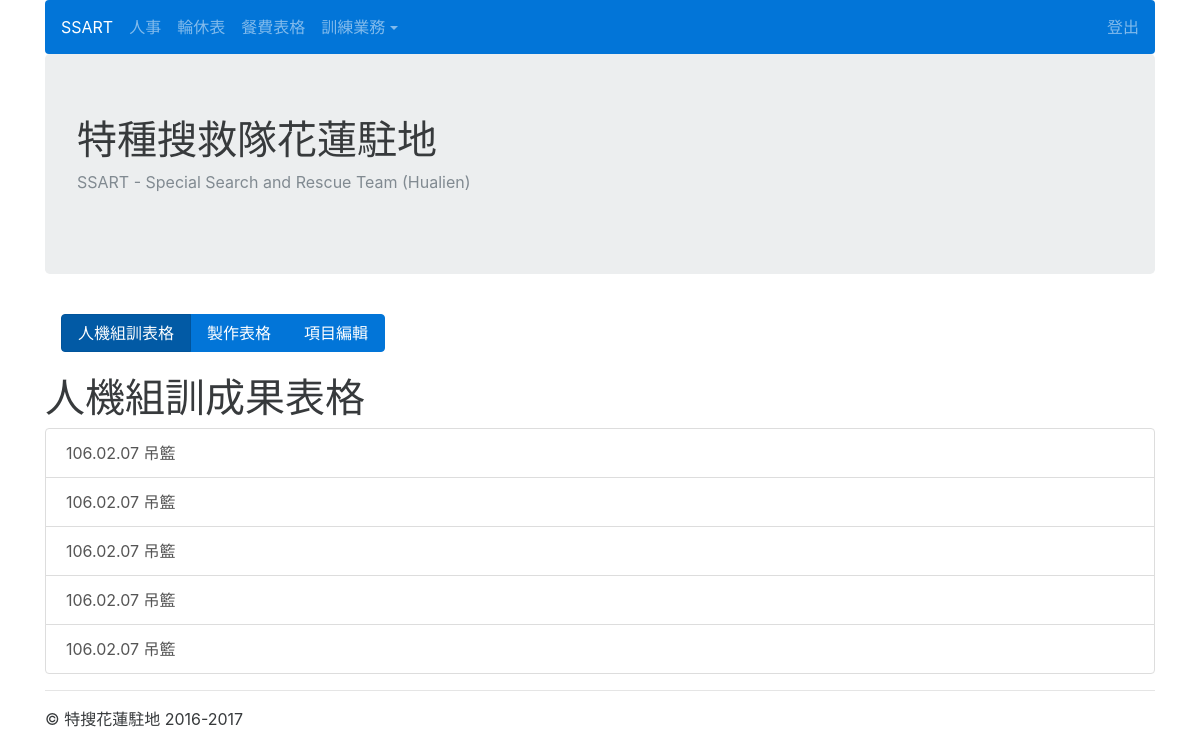
Page /train/zuxun (signed in) on the committed database.
### train/models.py (models this page shows, shortened)
class ZuXunTable(models.Model):
	session = models.CharField(max_length=50)
	date = models.CharField(max_length=20)
	img = models.FileField(upload_to=upload_location_zuxun)
	img2 = models.FileField(upload_to=upload_location_zuxun)
	class Meta:
		ordering = ['-pk']
	def get_absolute_url(self):
		return reverse ('zuxun_table_detail', kwargs={'pk':self.pk})

### train/views.py (the view)
@login_required
def zuxun_table_list(request):
	zuxuns = ZuXunTable.objects.all()
	context = {
	'zuxuns': zuxuns,
	}
	return render(request, 'zuxun_table_list.html', context)

### train/templates/zuxun_table_list.html
{% extends 'base.html' %}
{% block content %}
<nav class="navbar">
	<div class="btn-group">
		<a href={% url 'zuxun_table_list' %} class="btn btn-primary active">人機組訓表格</a>
		<a href={% url 'zuxun_table_create' %} class="btn btn-primary">製作表格</a>
		<a href={% url 'zuxun_session_create' %} class="btn btn-primary">項目編輯</a>
	</div>
</nav>
<p>
<div class="list-group">
	<h1>人機組訓成果表格</h1>
	<p>
	{% for zuxun in zuxuns %}
		<a href={{ zuxun.get_absolute_url }} class="list-group-item list-group-item-action">
		{{ zuxun.date }} {{ zuxun.session }}
		 </a>
	{% empty %}
		 <p>目前沒有人機組訓表格</p>
	{% endfor %}
</div>
{% endblock %}

### rows in the picture
ZuXunTable: date "106.02.07", session "吊籃"
ZuXunTable: date "106.02.07", session "吊籃"
ZuXunTable: date "106.02.07", session "吊籃"
ZuXunTable: date "106.02.07", session "吊籃"
ZuXunTable: date "106.02.07", session "吊籃"
